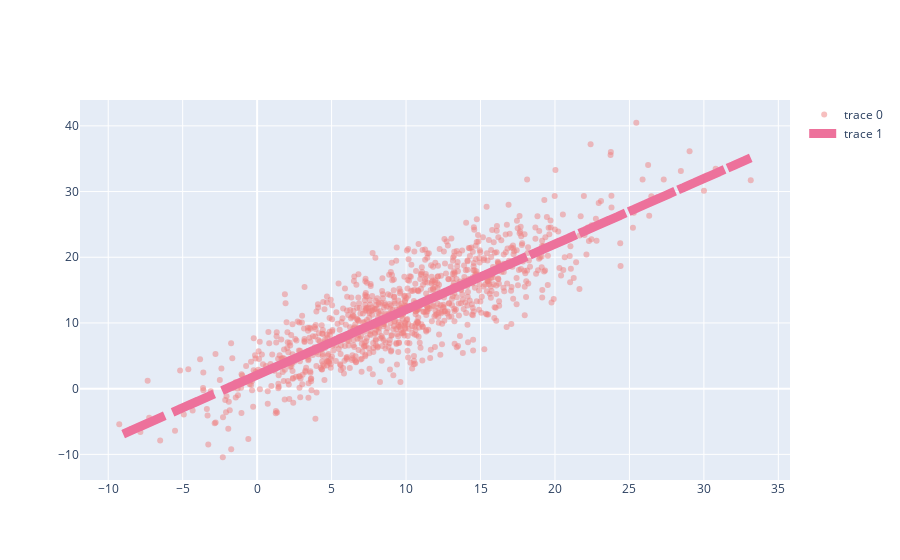

This figure's notebook cell:
### Code cell
np.random.seed(100)
x = np.random.normal(10 , 6, (1000,))
y = x + np.random.normal(2, 4, (1000, ))
x_new  = x.reshape(-1,1)
lr = LinearRegression()
lr.fit(x_new, y )
y_pred = lr.predict(x_new)
fig = go.Figure(data = [go.Scatter(x = x, y = y, mode = 'markers', marker = {'color':'lightcoral', 'opacity': 0.5}),
                        go.Scatter(x = x, y = y_pred, mode ='lines', line = {'color':'#ED719B' , 'width': 9, 
                                                                               'dash':'dashdot'}
                                  )])
fig.show()

### Figure 1 — Plotly figure (JSON) as saved in the notebook; plotly's stock layout.template omitted (floating-point values rounded to 4 significant figures; data arrays with more than 128 entries replaced by an {"elided": "..."} marker saying what was removed)
{"data": [{"marker": {"color": "lightcoral", "opacity": 0.5}, "mode": "markers", "type": "scatter", "x": {"elided": "1000 float values"}, "y": {"elided": "1000 float values"}}, {"line": {"color": "#ED719B", "dash": "dashdot", "width": 9}, "mode": "lines", "type": "scatter", "x": {"elided": "1000 float values"}, "y": {"elided": "1000 float values"}}], "layout": {}}
